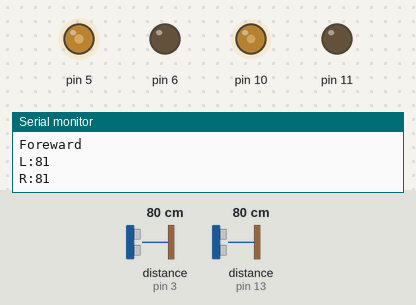
The sketch below on a simulated Arduino Uno, built with avr-gcc and run on an emulated ATmega328P. On the bench: output pins drawn as LEDs (lit = HIGH), the last lines printed to the serial monitor. The test bench sets the inputs (shaded band); at power-on: distance to the obstacle (sensors on pin 3, pin 13) 80 cm. The echo pulse lasts 58.3 µs per cm.

Above: at 1.2 s.
1.3 s: distance to the obstacle (sensor on pin 3) set to 33 cm
2.8 s: distance to the obstacle (sensor on pin 3) set to 26 cm
At 3.8 s:
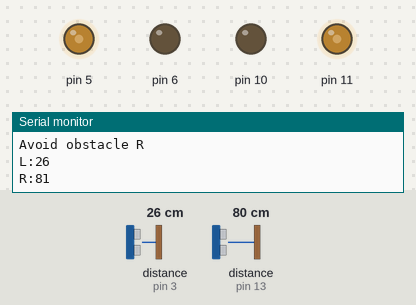
4.5 s: distance to the obstacle (sensor on pin 13) set to 29 cm
6.0 s: distance to the obstacle (sensor on pin 13) set to 23 cm
At 7.2 s:
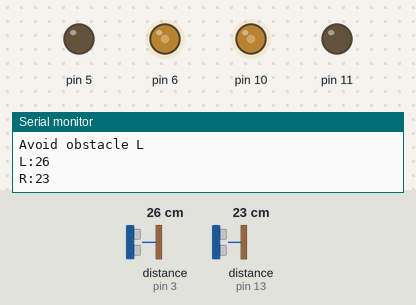
Timing chart, 0 to 8.6 s (numbered marks = the images above; inputs shaded):
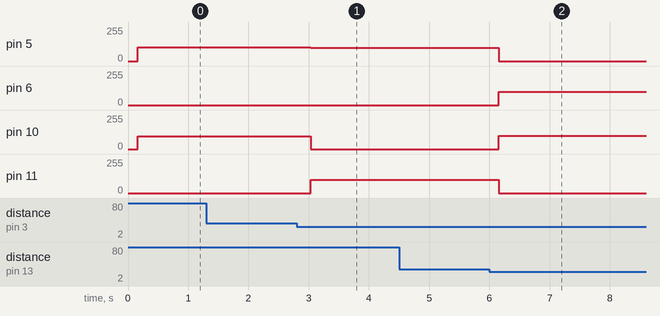

The sketch:

rider2sensors.ino
```cpp
#include <NewPing.h>
#define SONAR_NUM 2
#define TRIGGER_PINL  2  // Arduino pin tied to trigger pin on the ultrasonic sensor.
#define TRIGGER_PINR  12
#define ECHO_PINL     3  // Arduino pin tied to echo pin on the ultrasonic sensor.
#define ECHO_PINR     13
#define MAX_DISTANCE 200 // Maximum distance we want to ping for (in centimeters). Maximum sensor distance is rated at 400-500cm.
int distanceL = 0;
int distanceR = 0;

NewPing sonar1 (TRIGGER_PINL, ECHO_PINL, MAX_DISTANCE); // Each sensor's trigger pin, echo pin, and max distance to ping.
NewPing sonar2 (TRIGGER_PINR, ECHO_PINR, MAX_DISTANCE);

void setup() {
  // these pins have to be PWM capable
  //engineL
  pinMode (5, OUTPUT);
  pinMode (6, OUTPUT);
  //engineR
  pinMode (10, OUTPUT);
  pinMode (11, OUTPUT);

  Serial.begin(115200);
  Serial.println("All systems ready");
}

void loop() {

  delay(50);
  distanceL = (sonar1.ping_cm());
  delay(50);
  distanceR = (sonar2.ping_cm());
  delay(50);

  if (distanceL == 0) {
    distanceL = 31;
  }
  if (distanceR == 0) {
    distanceR = 31;
  }

  if (distanceL < 15 and distanceR < 15) { //Reverse
    Reverse();
  } else if (distanceL < 30  or distanceR < 30 and distanceL>15 and distanceR>15) {
    if (distanceL > distanceR) {
      ObstacleL();
    }
    else {
      ObstacleR();
    }
  }
  if (distanceL > 30 and distanceR > 30) {
    GoAhead();
  }
  Serial.print("L:");
  Serial.println(distanceL);
  Serial.print("R:");
  Serial.println(distanceR);

}
void GoAhead() {
  analogWrite(5, 105);
  analogWrite(6, 0);
  analogWrite(10, 95);
  analogWrite(11, 0);
  Serial.println("Foreward");
}
void Reverse() {
  analogWrite(5, 0);
  analogWrite(6, 100);
  analogWrite(10, 0);
  analogWrite(11, 100);
  Serial.println("Reverse");
}
void ObstacleL() {
  analogWrite(5, 00);
  analogWrite(6, 100);
  analogWrite(10, 100);
  analogWrite(11, 0);
  Serial.println("Avoid obstacle L");
}
void ObstacleR() {
  analogWrite(5, 100);
  analogWrite(6, 0);
  analogWrite(10, 0);
  analogWrite(11, 100);
  Serial.println("Avoid obstacle R");
}
```

Measured:
- the behaviour switches between 30 and 29 cm on distance to the obstacle (sensor on pin 3) (found by bisection; images 0 and 1)
- the behaviour switches between 26 and 25 cm on distance to the obstacle (sensor on pin 13) (found by bisection; images 1 and 2)
- after the input at 2.8 s, pin 5: 105/255 → 100/255 after 0.23 s; pin 10: 95/255 → 0/255 after 0.23 s; pin 11: 0/255 → 100/255 after 0.23 s
- after the input at 6.0 s, pin 5, pin 11: 100/255 → 0/255 after 0.16 s; pin 6, pin 10: 0/255 → 100/255 after 0.16 s
